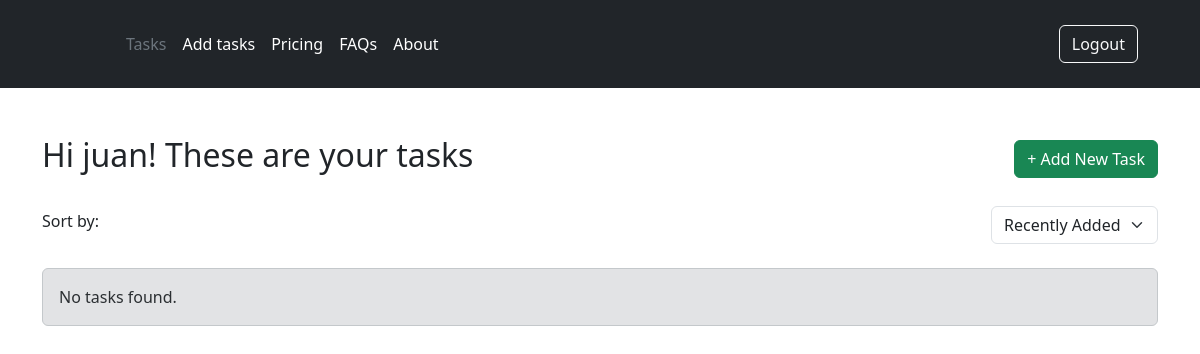
/tasks (signed in), run on an earlier commit of the app's database.
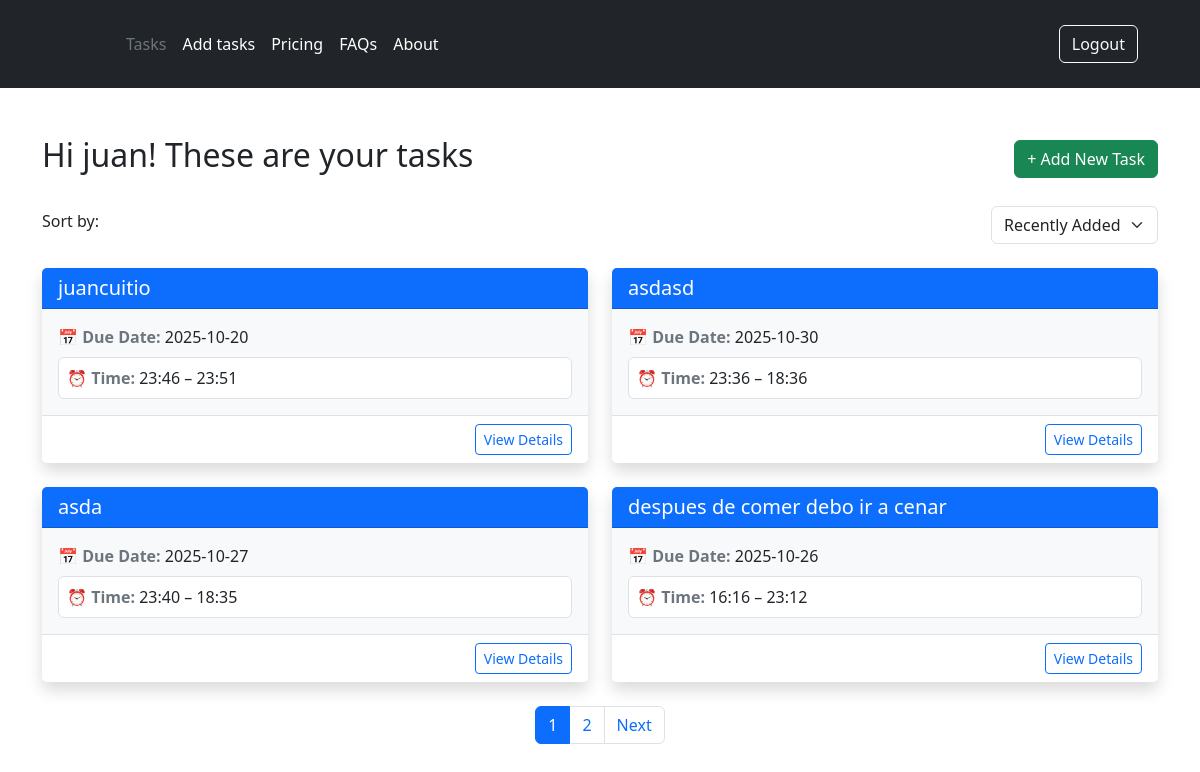
And on a later commit of the database.
### app/main/models.py (models this page shows, shortened)
class User(UserMixin, db.Model):
    id : so.Mapped[int] = so.mapped_column(primary_key=True)
    username : so.Mapped[str] = so.mapped_column(sa.String(64),unique=True, index=True)
    mail : so.Mapped[str] = so.mapped_column(sa.String(128),unique=True, index=True)
    password_hash : so.Mapped[Optional[str]] = so.mapped_column(sa.String(256))

class Task(db.Model):
    id : so.Mapped[int] = so.mapped_column(primary_key=True, index=True)
    user_id : so.Mapped[int] = so.mapped_column(sa.ForeignKey(User.id))
    title : so.Mapped[str] = so.mapped_column(sa.String(128))
    description : so.Mapped[str] = so.mapped_column(sa.String(256))
    completed : so.Mapped[bool] = so.mapped_column(sa.Boolean, default=False)
    created_at: so.Mapped[datetime] = so.mapped_column(default=lambda: datetime.now(timezone.utc))
    due_date: so.Mapped[date] = so.mapped_column(sa.Date)
    start_time : so.Mapped[time] = so.mapped_column(sa.Time)
    finish_time : so.Mapped[time] = so.mapped_column(sa.Time)

### app/main/views.py (the view)
@views.route('/tasks', methods=['GET', 'POST'])
@login_required
def tasks():
    page = request.args.get("page", 1, type=int)
    query = Task.query.filter_by(user_id=current_user.id)
    pagination = query.order_by(Task.created_at.desc()).paginate(
        page=page,
        per_page=current_app.config["TASKS_PER_PAGE"],
        error_out=False
    )
    return render_template("tasks.html", tasks=pagination.items, pagination=pagination, title="Tasks")

### app/auth/__init__.py (called while the page is built)
@login.user_loader
def load_user(id):
    return db.session.get(User, int(id))

### app/templates/tasks.html (shortened to what this page needs)
{% extends 'base.html' %}
{% block content %}
<div class="container py-5">
    <div class="d-flex justify-content-between align-items-center mb-4">
        <h2>Hi {{ current_user.username }}! These are your tasks</h2>
        <a href="{{ url_for('views.create_task', date=date_today|string) }}" class="btn btn-success">
            + Add New Task
        </a>
    </div>
    <form method="GET" class="mb-4">
        <div class="d-flex justify-content-between align-items-center">
            <label for="sort" class="form-label me-2">Sort by:</label>
            <select name="sort" id="sort" class="form-select w-auto" onchange="this.form.submit()">
                <option value="recent" {% if sort == 'recent' %}selected{% endif %}>Recently Added</option>
            </select>
        </div>
    </form>
    {% if tasks %}
        <div class="row row-cols-1 row-cols-md-2 g-4 mb-4">
            {% for task in tasks %}
                <div class="col">
                    <div class="card border-0 shadow h-100">
                        <div class="card-header bg-primary text-white">
                            <h5 class="mb-0">{{ task.title }}</h5>
                        </div>
                        <div class="card-body bg-light">
                            <div class="mb-2">
                                <span class="fw-semibold text-secondary">📅 Due Date:</span>
                                {{ task.due_date.strftime('%Y-%m-%d') }}
                            </div>
                            <div class="p-2 rounded bg-white border">
                                <span class="fw-semibold text-secondary">⏰ Time:</span>
                                {{ task.start_time.strftime('%H:%M') }} – {{ task.finish_time.strftime('%H:%M') }}
                            </div>
                        </div>
                        <div class="card-footer bg-white border-top text-end">
                            <a href="#" class="btn btn-sm btn-outline-primary">View Details</a>
                        </div>
                    </div>
                </div>
            {% endfor %}
        </div>
        <nav aria-label="Page navigation">
            <ul class="pagination justify-content-center">
                {% for p in pagination.iter_pages(left_edge=1, right_edge=1, left_current=2, right_current=2) %}
                    {% if p %}
                        <li class="page-item {% if p == pagination.page %}active{% endif %}">
                            <a class="page-link" href="{{ url_for('views.tasks', page=p, sort=sort) }}">{{ p }}</a>
                        </li>
                    {% else %}
                        <li class="page-item disabled"><span class="page-link">…</span></li>
                    {% endif %}
                {% endfor %}
                {% if pagination.has_next %}
                    <li class="page-item">
                        <a class="page-link" href="{{ url_for('views.tasks', page=pagination.next_num, sort=sort) }}">Next</a>
                    </li>
                {% endif %}
            </ul>
        </nav>
    {% else %}
        <div class="alert alert-secondary mt-4">
            No tasks found.
        </div>
    {% endif %}
</div>
{% endblock %}

### app/templates/base.html (shortened to what this page needs)
<!DOCTYPE html>
<html lang="en">
<head>
    <link href="https://cdn.jsdelivr.net/npm/bootstrap@5.3.8/dist/css/bootstrap.min.css" rel="stylesheet"
>
</head>
<body>
{% include 'components/navbar.html' %}
{% block content %}{% endblock %}
</body>
</html>

### app/templates/components/navbar.html
<header class="p-3 text-bg-dark">
    <div class="container">
        <nav class="navbar navbar-expand-lg navbar-dark">
            <div class="container-fluid">
                <a href="/" class="d-flex align-items-center text-white text-decoration-none me-3">
                    <svg class="bi me-2" width="40" height="32" role="img" aria-label="Bootstrap">
                        <use xlink:href="#bootstrap"></use>
                    </svg>
                </a>
                <ul class="navbar-nav me-auto mb-2 mb-lg-0">
                    {% if current_user.is_anonymous %}
                        <li class="nav-item">
                            <a href="#" class="nav-link px-2 text-secondary">About</a>
                        </li>
                    {% else %}
                        <li class="nav-item"><a href="{{ url_for('views.tasks') }}" class="nav-link px-2 text-secondary">Tasks</a></li>
                        <li class="nav-item"><a href="{{ url_for('views.select_date') }}" class="nav-link px-2 text-white">Add tasks</a></li>
                        <li class="nav-item"><a href="#" class="nav-link px-2 text-white">Pricing</a></li>
                        <li class="nav-item"><a href="#" class="nav-link px-2 text-white">FAQs</a></li>
                        <li class="nav-item"><a href="#" class="nav-link px-2 text-white">About</a></li>
                    {% endif %}
                </ul>
                <div class="d-flex">
                    {% if current_user.is_authenticated %}
                        <a href="{{ url_for('auth.logout') }}" class="btn btn-outline-light me-2">Logout</a>
                    {% else %}
                        <a href="{{ url_for('auth.login') }}" class="btn btn-outline-light me-2">Login</a>
                        <a href="{{ url_for('auth.register') }}" class="btn btn-warning">Sign-up</a>
                    {% endif %}
                </div>
            </div>
        </nav>
    </div>
</header>

What changed in the data, as far as the page shows it:
added Task: title "juancuitio", due_date "2025-10-20", start_time "23:46", finish_time "23:51"
added Task: title "asdasd", due_date "2025-10-30", start_time "23:36", finish_time "18:36"
added Task: title "asda", due_date "2025-10-27", start_time "23:40", finish_time "18:35"
added Task: title "despues de comer debo ir a cenar", due_date "2025-10-26", start_time "16:16", finish_time "23:12"
Also different on the page:
new list line: "1"
new list line: "2"
text no longer shown: "No tasks found."
text now shown: "Next"
